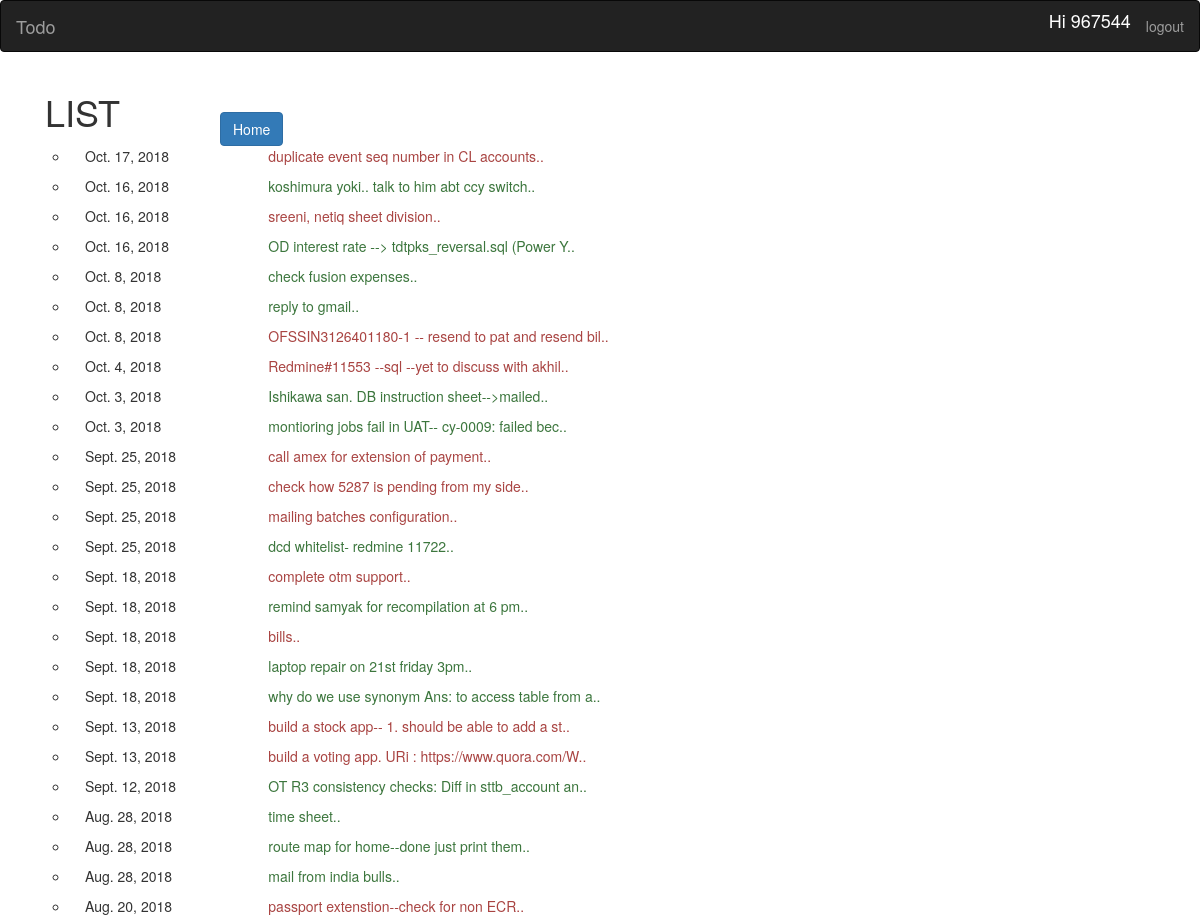
/todo/list/ (signed in, upper part), run on an earlier commit of the app's database.
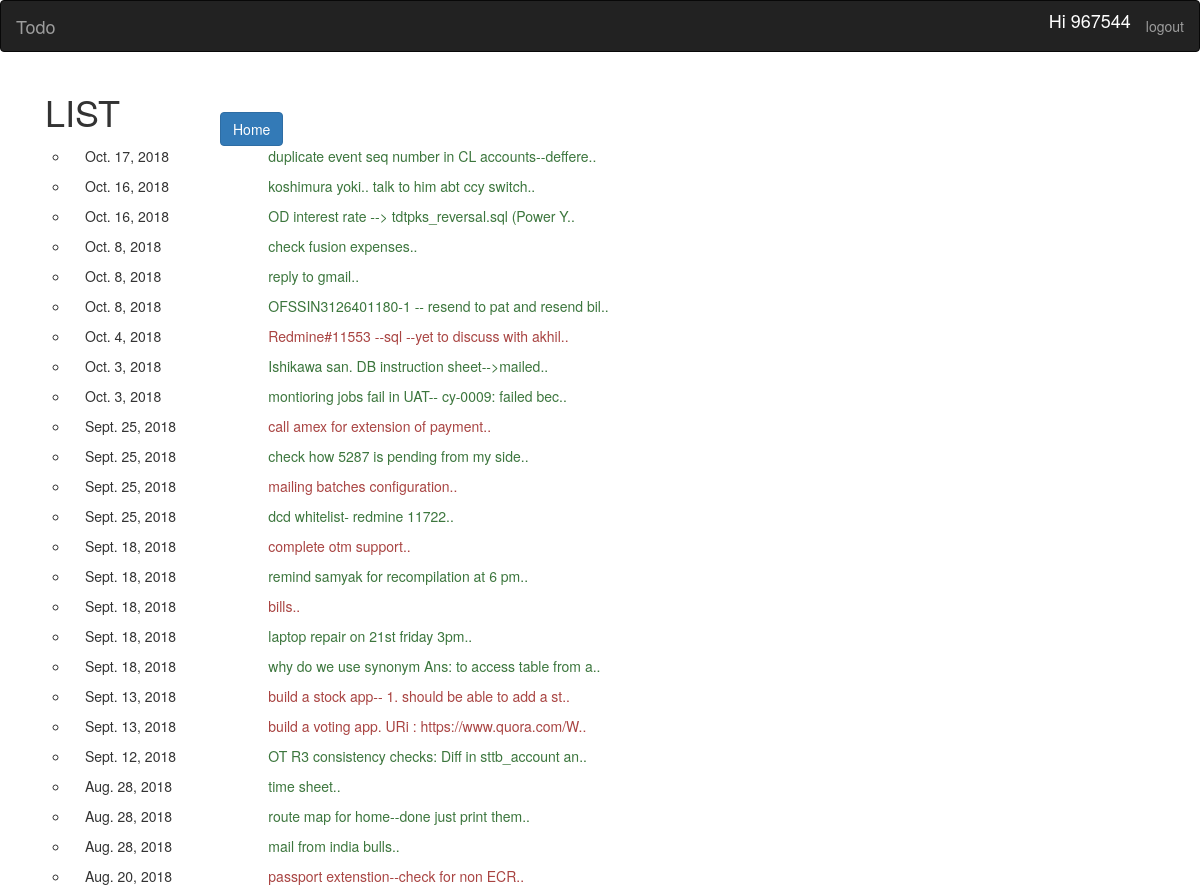
And on a later commit of the database.
### Todoapp/models.py (models this page shows, shortened)
class Todomodel(models.Model):
	CHOICES_STATUS = (('1', 'Pending',), ('2', 'Done',),('3','Not Required'),('4','Delete'))
	date = models.DateField(default = date.today()) #date.today()
	description = models.TextField(max_length = 500,blank=False)
	status = models.CharField(choices=CHOICES_STATUS,max_length=10,default='Pending')
	employee_num = models.ForeignKey(User,on_delete=models.CASCADE)

### Todoapp/views.py (the view)
# urls.py: url(r'list/',views.list,name = 'list'),
def list(request):
	list = Todomodel.objects.filter(employee_num = request.user).order_by('-date')
	return render(request,'Todoapp/list.html',{'list':list})

### Todoapp/templates/Todoapp/list.html (shortened to what this page needs)
{%extends 'base.html'%}
{%block body%}
<div class = 'col-sm-2'>
<h1>LIST</h1>
</div>
<form action = "{%url 'todoapp:register'%}">
	<button class="btn btn-primary">Home</button><br>
</form>
 {%for item in list%}
	<ul>
	<li type='circle'>
		{% if item.status == '1' %}
			<div class ='col-sm-2'> {{item.date}} </div>
			<div class = 'col-sm-10'><span class="pull-left">
				<a class = "text-danger" href="{%url 'todoapp:edit' item.pk%}">{{item.description|slice:":50" }}..</a><br></span>
			</div>
		{% elif item.status == '2' %}
			<div class ='col-sm-2'>{{item.date}}</div>
			<div class = 'col-sm-10'><span class="pull-left">
			<a class = "text-success" href="{%url 'todoapp:edit' item.pk%}">{{item.description|slice:":50" }}..</a><br></span>
			</div>
		{% elif item.status == '3' %}
			<div class ='col-sm-2'>{{item.date}}</div>
			<div class = 'col-sm-10'><span class="pull-left">
			<a class = "text-secondary" href="{%url 'todoapp:edit' item.pk%}">{{item.description|slice:":50"}}..</a><br></span></div>
		{% endif %}
	</li>
    </ul>
 {%endfor%}
{% endblock %}

What changed in the data, as far as the page shows it:
removed Todomodel: date "Oct. 16, 2018", description "sreeni, netiq sheet division"
changed Todomodel: status "1" → "2" (drawn); description "duplicate event seq number in CL accounts" → "duplicate event seq number in CL accounts--deffere"
changed Todomodel "OFSSIN3126401180-1 -- resend to pat and resend bil": status "1" → "2" (drawn)
changed Todomodel "check how 5287 is pending from my side": status "1" → "2" (drawn)
